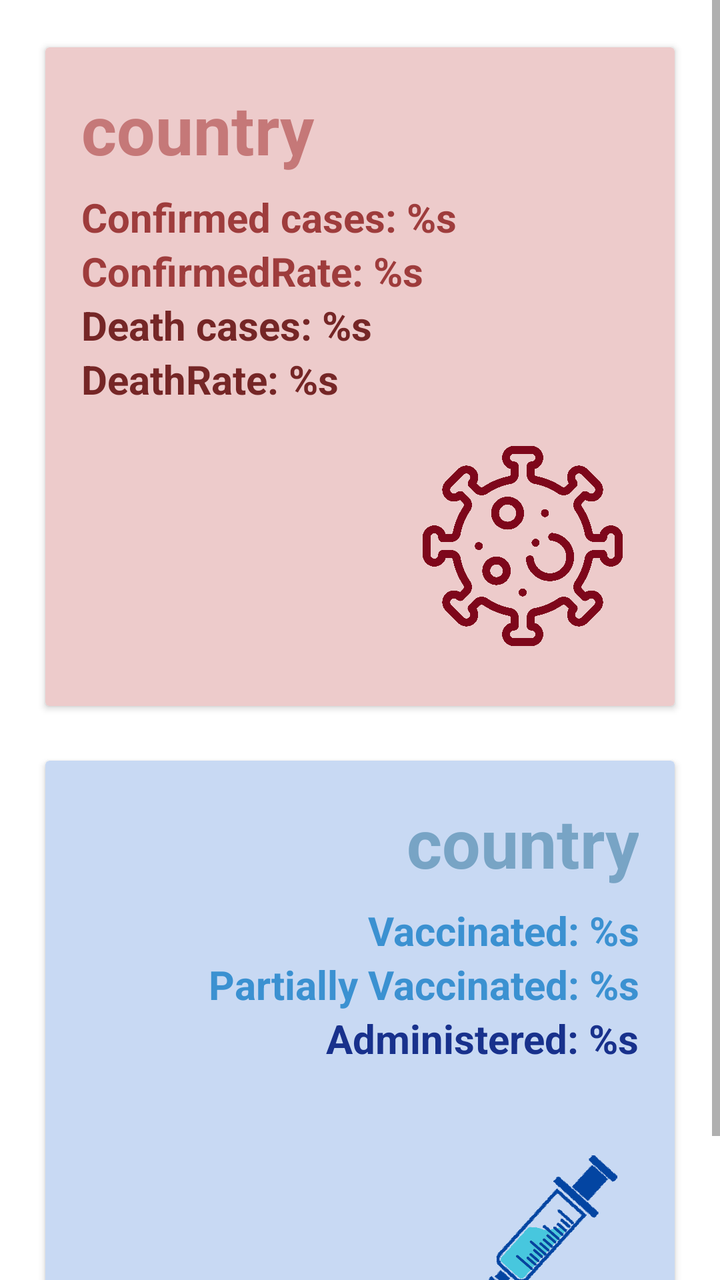
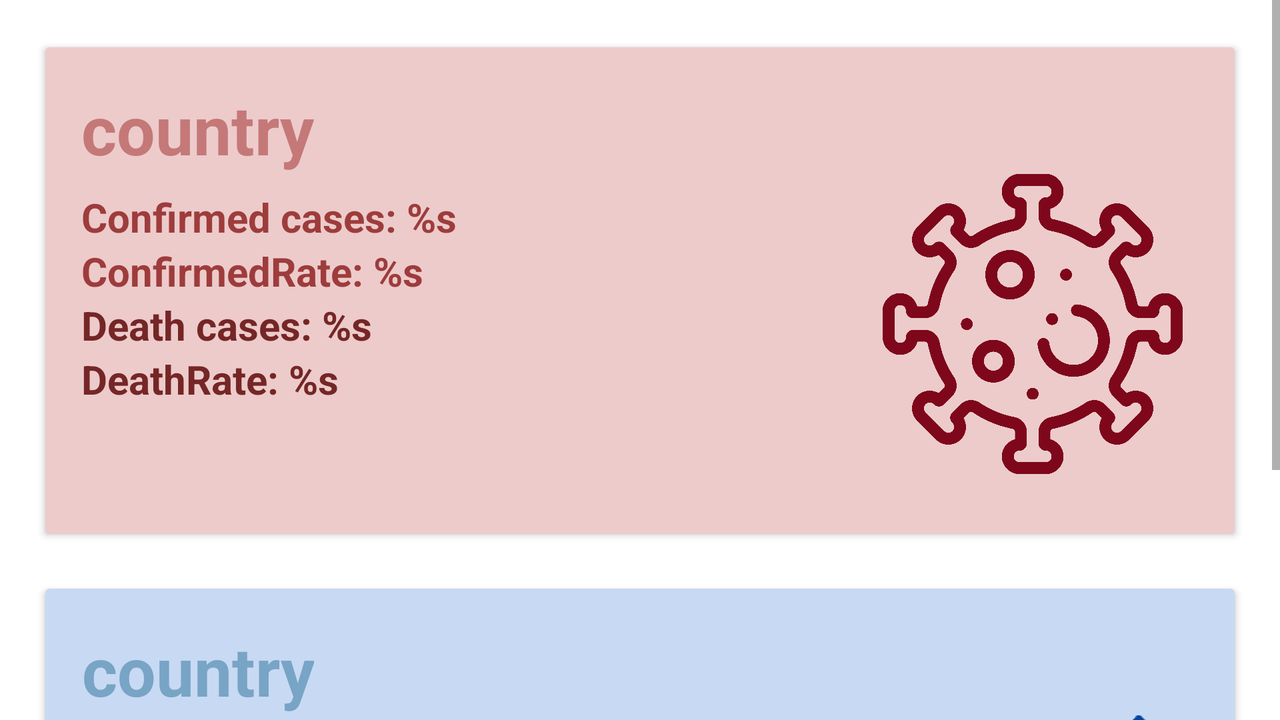

One screen, two layout resources from the same app: the default and the repository's alternative for another configuration. Each is rendered where Android would select it; the XML of both is given below.
<!-- AndroidManifest.xml: application theme Theme.COVID19 -->
<!-- res/layout/activity_info.xml -->
<?xml version="1.0" encoding="utf-8"?>
<androidx.constraintlayout.widget.ConstraintLayout xmlns:android="http://schemas.android.com/apk/res/android"
    xmlns:app="http://schemas.android.com/apk/res-auto"
    xmlns:tools="http://schemas.android.com/tools"
    android:layout_width="match_parent"
    android:layout_height="match_parent"
    tools:context=".InfoActivity">

    <ImageView
        android:id="@+id/imageViewLoading"
        android:layout_width="130dp"
        android:layout_height="116dp"
        android:contentDescription="@string/loading_picture"
        android:visibility="gone"
        app:layout_constraintBottom_toTopOf="@+id/guideline4"
        app:layout_constraintEnd_toEndOf="parent"
        app:layout_constraintStart_toStartOf="parent"
        app:layout_constraintTop_toTopOf="parent"
        app:srcCompat="@drawable/loading_covid" />

    <ProgressBar
        android:id="@+id/progressBarLoading"
        style="?android:attr/progressBarStyle"
        android:layout_width="41dp"
        android:layout_height="41dp"
        android:visibility="gone"
        app:layout_constraintEnd_toEndOf="parent"
        app:layout_constraintStart_toStartOf="parent"
        app:layout_constraintTop_toTopOf="@+id/guideline4" />

    <androidx.constraintlayout.widget.Guideline
        android:id="@+id/guideline4"
        android:layout_width="wrap_content"
        android:layout_height="wrap_content"
        android:orientation="horizontal"
        android:visibility="visible"
        app:layout_constraintGuide_percent="0.6" />

    <ScrollView
        android:id="@+id/scrollViewInfoActivity"
        android:layout_width="0dp"
        android:layout_height="0dp"
        app:layout_constraintBottom_toBottomOf="parent"
        app:layout_constraintEnd_toEndOf="parent"
        app:layout_constraintStart_toStartOf="parent"
        app:layout_constraintTop_toTopOf="parent">

        <LinearLayout
            android:layout_width="match_parent"
            android:layout_height="wrap_content"
            android:orientation="vertical">

            <androidx.cardview.widget.CardView
                android:id="@+id/cardViewCases"
                android:layout_width="match_parent"
                android:layout_height="wrap_content"
                android:layout_marginStart="20dp"
                android:layout_marginLeft="20dp"
                android:layout_marginTop="20dp"
                android:layout_marginEnd="20dp"
                android:layout_marginRight="20dp"
                android:layout_marginBottom="10dp"
                android:clipToPadding="false"
                app:cardBackgroundColor="@color/cases_card_BG"
                app:cardUseCompatPadding="true"
                app:contentPadding="10dp">

                <androidx.constraintlayout.widget.ConstraintLayout
                    android:id="@+id/clFirstCard"
                    android:layout_width="match_parent"
                    android:layout_height="wrap_content"
                    android:paddingBottom="20dp">

                    <TextView
                        android:id="@+id/tvCountryName"
                        android:layout_width="0dp"
                        android:layout_height="wrap_content"
                        android:layout_marginStart="8dp"
                        android:layout_marginTop="8dp"
                        android:text="@string/country_name"
                        android:textColor="@color/cases_card_1"
                        android:textSize="34sp"
                        android:textStyle="bold"
                        app:layout_constraintEnd_toEndOf="parent"
                        app:layout_constraintStart_toStartOf="parent"
                        app:layout_constraintTop_toTopOf="parent" />

                    <TextView
                        android:id="@+id/tvConfirmedCases"
                        android:layout_width="match_parent"
                        android:layout_height="wrap_content"
                        android:layout_marginStart="8dp"
                        android:layout_marginTop="8dp"
                        android:text="@string/confirmed_cases"
                        android:textColor="@color/cases_card_2"
                        android:textSize="20sp"
                        android:textStyle="bold"
                        app:layout_constraintStart_toStartOf="parent"
                        app:layout_constraintTop_toBottomOf="@+id/tvCountryName" />

                    <TextView
                        android:id="@+id/tvConfirmedRate"
                        android:layout_width="match_parent"
                        android:layout_height="wrap_content"
                        android:layout_marginStart="8dp"
                        android:text="@string/confirmed_rate"
                        android:textColor="@color/cases_card_2"
                        android:textSize="20sp"
                        android:textStyle="bold"
                        app:layout_constraintStart_toStartOf="parent"
                        app:layout_constraintTop_toBottomOf="@+id/tvConfirmedCases" />

                    <TextView

                        android:id="@+id/tvDeathCases"
                        android:layout_width="match_parent"
                        android:layout_height="wrap_content"
                        android:layout_marginStart="8dp"
                        android:text="@string/death_cases"
                        android:textColor="@color/cases_card_3"
                        android:textSize="20sp"
                        android:textStyle="bold"
                        app:layout_constraintStart_toStartOf="parent"
                        app:layout_constraintTop_toBottomOf="@+id/tvConfirmedRate" />

                    <TextView
                        android:id="@+id/tvDeathRate"
                        android:layout_width="match_parent"
                        android:layout_height="wrap_content"
                        android:layout_marginStart="8dp"
                        android:text="@string/death_rate"
                        android:textColor="@color/cases_card_3"
                        android:textSize="20sp"
                        android:textStyle="bold"
                        app:layout_constraintStart_toStartOf="parent"
                        app:layout_constraintTop_toBottomOf="@+id/tvDeathCases" />

                    <ImageView
                        android:id="@+id/imageView2"
                        android:layout_width="100dp"
                        android:layout_height="100dp"
                        android:layout_marginTop="20dp"
                        android:layout_marginEnd="16dp"
                        android:contentDescription="@string/image_cases"
                        app:layout_constraintEnd_toEndOf="parent"
                        app:layout_constraintTop_toBottomOf="@+id/tvDeathRate"
                        app:srcCompat="@drawable/header_covid_virus" />


                </androidx.constraintlayout.widget.ConstraintLayout>
            </androidx.cardview.widget.CardView>

            <androidx.cardview.widget.CardView
                android:id="@+id/cardViewVaccines"
                android:layout_width="match_parent"
                android:layout_height="wrap_content"
                android:layout_marginStart="20dp"
                android:layout_marginLeft="20dp"
                android:layout_marginTop="10dp"
                android:layout_marginEnd="20dp"
                android:layout_marginRight="20dp"
                android:layout_marginBottom="10dp"
                android:clipToPadding="false"
                app:cardBackgroundColor="@color/vac_card_BG"
                app:cardUseCompatPadding="true"
                app:contentPadding="10dp">

                <androidx.constraintlayout.widget.ConstraintLayout
                    android:id="@+id/clSecondCard"
                    android:layout_width="match_parent"
                    android:layout_height="wrap_content"
                    android:paddingBottom="20dp">

                    <ImageView
                        android:id="@+id/imageView3"
                        android:layout_width="100dp"
                        android:layout_height="100dp"
                        android:layout_marginTop="45dp"
                        android:layout_marginEnd="16dp"
                        android:contentDescription="@string/image_vaccinated"
                        app:layout_constraintBottom_toBottomOf="parent"
                        app:layout_constraintEnd_toEndOf="parent"
                        app:layout_constraintTop_toBottomOf="@+id/tvAdministered"
                        app:srcCompat="@drawable/vaccine" />

                    <TextView
                        android:id="@+id/tvCountryName2"
                        android:layout_width="0dp"
                        android:layout_height="wrap_content"
                        android:layout_marginTop="8dp"
                        android:layout_marginEnd="8dp"
                        android:gravity="end"
                        android:text="@string/country_name"
                        android:textColor="@color/vac_card_1"
                        android:textSize="34sp"
                        android:textStyle="bold"
                        app:layout_constraintEnd_toEndOf="parent"
                        app:layout_constraintStart_toStartOf="parent"
                        app:layout_constraintTop_toTopOf="parent" />

                    <TextView
                        android:id="@+id/tvVaccinated"
                        android:layout_width="match_parent"
                        android:layout_height="wrap_content"
                        android:layout_marginTop="8dp"
                        android:layout_marginEnd="8dp"
                        android:gravity="end"
                        android:text="@string/vaccinated"
                        android:textColor="@color/vac_card_2"
                        android:textSize="20sp"
                        android:textStyle="bold"
                        app:layout_constraintEnd_toEndOf="parent"
                        app:layout_constraintTop_toBottomOf="@+id/tvCountryName2" />

                    <TextView
                        android:id="@+id/tvPartiallyVaccinated"
                        android:layout_width="match_parent"
                        android:layout_height="wrap_content"
                        android:layout_marginEnd="8dp"
                        android:gravity="end"
                        android:text="@string/partially_vaccinated"
                        android:textColor="@color/vac_card_2"
                        android:textSize="20sp"
                        android:textStyle="bold"
                        app:layout_constraintEnd_toEndOf="parent"
                        app:layout_constraintTop_toBottomOf="@+id/tvVaccinated" />

                    <TextView

                        android:id="@+id/tvAdministered"
                        android:layout_width="match_parent"
                        android:layout_height="wrap_content"
                        android:layout_marginEnd="8dp"
                        android:gravity="end"
                        android:text="@string/administered"
                        android:textColor="@color/vac_card_3"
                        android:textSize="20sp"
                        android:textStyle="bold"
                        app:layout_constraintEnd_toEndOf="parent"
                        app:layout_constraintTop_toBottomOf="@+id/tvPartiallyVaccinated" />

                    <TextView
                        android:id="@+id/tvLiveExpectancy"
                        android:layout_width="wrap_content"
                        android:layout_height="wrap_content"
                        android:layout_marginStart="8dp"
                        android:layout_marginBottom="8dp"
                        android:text="@string/live_expectancy"
                        android:textColor="@color/vac_card_3"
                        android:textSize="16sp"
                        android:textStyle="bold"
                        app:layout_constraintBottom_toBottomOf="parent"
                        app:layout_constraintStart_toStartOf="parent" />


                </androidx.constraintlayout.widget.ConstraintLayout>

            </androidx.cardview.widget.CardView>

        </LinearLayout>
    </ScrollView>

</androidx.constraintlayout.widget.ConstraintLayout>
<!-- resources referenced by this layout -->
<resources>
  <color name="cases_card_1">#C57878</color>
  <color name="cases_card_2">#9E3C3C</color>
  <color name="cases_card_3">#752626</color>
  <color name="cases_card_BG">#EDCBCB</color>
  <color name="vac_card_1">#78A4C5</color>
  <color name="vac_card_2">#3B91D1</color>
  <color name="vac_card_3">#18318C</color>
  <color name="vac_card_BG">#C8D9F3</color>
  <!-- drawable header_covid_virus: png bitmap (drawable-v24, 57084 bytes) -->
  <!-- drawable vaccine: png bitmap (drawable-v24, 29934 bytes) -->
  <string name="administered">Administered: %s</string>
  <string name="confirmed_cases">Confirmed cases: %s</string>
  <string name="confirmed_rate">ConfirmedRate: %s </string>
  <string name="country_name">country</string>
  <string name="death_cases">Death cases: %s</string>
  <string name="death_rate">DeathRate: %s </string>
  <string name="image_cases">image cases</string>
  <string name="image_vaccinated">image vaccinated</string>
  <string name="live_expectancy">Live Expectancy: %s</string>
  <string name="loading_picture">loading picture</string>
  <string name="partially_vaccinated">Partially Vaccinated: %s</string>
  <string name="vaccinated">Vaccinated: %s</string>
  <style name="Theme.COVID19" parent="Theme.MaterialComponents.DayNight.NoActionBar">
          
          <item name="colorPrimary">@color/dark_theme_BG</item>
          <item name="colorPrimaryVariant">@color/dark_theme_BG</item>
          <item name="colorOnPrimary">@color/theme_1</item>
          
          <item name="colorSecondary">@color/theme_1</item>
          <item name="colorSecondaryVariant">@color/theme_1</item>
          <item name="colorOnSecondary">@color/dark_theme_BG</item>
          
          <item name="android:statusBarColor" tools:targetApi="l">@color/theme_1</item>
          
          <item name="android:editTextColor">@color/theme_1</item>
      </style>
  <color name="dark_theme_BG">#78A4C5</color>
  <color name="theme_1">#7e071b</color>
</resources>
<!-- res/layout-land/activity_info.xml (the repository's variant of the layout above) -->
<!-- drawn on the phone turned sideways -->
<?xml version="1.0" encoding="utf-8"?>
<androidx.constraintlayout.widget.ConstraintLayout xmlns:android="http://schemas.android.com/apk/res/android"
    xmlns:app="http://schemas.android.com/apk/res-auto"
    xmlns:tools="http://schemas.android.com/tools"
    android:layout_width="match_parent"
    android:layout_height="match_parent"
    tools:context=".InfoActivity">

    <ImageView
        android:id="@+id/imageViewLoading"
        android:layout_width="97dp"
        android:layout_height="109dp"
        android:contentDescription="@string/loading_picture"
        android:visibility="gone"
        app:layout_constraintBottom_toTopOf="@+id/guideline3"
        app:layout_constraintEnd_toEndOf="parent"
        app:layout_constraintStart_toStartOf="parent"
        app:layout_constraintTop_toTopOf="parent"
        app:srcCompat="@drawable/loading_covid" />

    <ProgressBar
        android:id="@+id/progressBarLoading"
        style="?android:attr/progressBarStyle"
        android:layout_width="57dp"
        android:layout_height="50dp"
        android:visibility="gone"
        app:layout_constraintEnd_toEndOf="parent"
        app:layout_constraintStart_toStartOf="parent"
        app:layout_constraintTop_toTopOf="@+id/guideline3" />

    <androidx.constraintlayout.widget.Guideline
        android:id="@+id/guideline3"
        android:layout_width="wrap_content"
        android:layout_height="wrap_content"
        android:orientation="horizontal"
        app:layout_constraintGuide_percent="0.6" />

    <ScrollView
        android:id="@+id/scrollViewInfoActivity"
        android:layout_width="0dp"
        android:layout_height="0dp"
        app:layout_constraintBottom_toBottomOf="parent"
        app:layout_constraintEnd_toEndOf="parent"
        app:layout_constraintStart_toStartOf="parent"
        app:layout_constraintTop_toTopOf="parent">

        <LinearLayout
            android:layout_width="match_parent"
            android:layout_height="wrap_content"
            android:orientation="vertical">

            <androidx.cardview.widget.CardView
                android:id="@+id/cardViewCases"
                android:layout_width="match_parent"
                android:layout_height="wrap_content"
                android:layout_marginStart="20dp"
                android:layout_marginLeft="20dp"
                android:layout_marginTop="20dp"
                android:layout_marginEnd="20dp"
                android:layout_marginRight="20dp"
                android:layout_marginBottom="10dp"
                android:clipToPadding="false"
                app:cardBackgroundColor="@color/cases_card_BG"
                app:cardUseCompatPadding="true"
                app:contentPadding="10dp">

                <androidx.constraintlayout.widget.ConstraintLayout
                    android:id="@+id/clFirstCard"
                    android:layout_width="match_parent"
                    android:layout_height="wrap_content"
                    android:paddingBottom="20dp">

                    <TextView
                        android:id="@+id/tvCountryName"
                        android:layout_width="0dp"
                        android:layout_height="wrap_content"
                        android:layout_marginStart="8dp"
                        android:layout_marginTop="8dp"
                        android:text="@string/country_name"
                        android:textColor="@color/cases_card_1"
                        android:textSize="34sp"
                        android:textStyle="bold"
                        app:layout_constraintEnd_toEndOf="parent"
                        app:layout_constraintStart_toStartOf="parent"
                        app:layout_constraintTop_toTopOf="parent" />

                    <TextView
                        android:id="@+id/tvConfirmedCases"
                        android:layout_width="wrap_content"
                        android:layout_height="wrap_content"
                        android:layout_marginStart="8dp"
                        android:layout_marginTop="8dp"
                        android:text="@string/confirmed_cases"
                        android:textColor="@color/cases_card_2"
                        android:textSize="20sp"
                        android:textStyle="bold"
                        app:layout_constraintStart_toStartOf="parent"
                        app:layout_constraintTop_toBottomOf="@+id/tvCountryName" />

                    <TextView
                        android:id="@+id/tvConfirmedRate"
                        android:layout_width="wrap_content"
                        android:layout_height="wrap_content"
                        android:layout_marginStart="8dp"
                        android:text="@string/confirmed_rate"
                        android:textColor="@color/cases_card_2"
                        android:textSize="20sp"
                        android:textStyle="bold"
                        app:layout_constraintStart_toStartOf="parent"
                        app:layout_constraintTop_toBottomOf="@+id/tvConfirmedCases" />

                    <TextView

                        android:id="@+id/tvDeathCases"
                        android:layout_width="wrap_content"
                        android:layout_height="wrap_content"
                        android:layout_marginStart="8dp"
                        android:text="@string/death_cases"
                        android:textColor="@color/cases_card_3"
                        android:textSize="20sp"
                        android:textStyle="bold"
                        app:layout_constraintStart_toStartOf="parent"
                        app:layout_constraintTop_toBottomOf="@+id/tvConfirmedRate" />

                    <TextView
                        android:id="@+id/tvDeathRate"
                        android:layout_width="wrap_content"
                        android:layout_height="wrap_content"
                        android:layout_marginStart="8dp"
                        android:text="@string/death_rate"
                        android:textColor="@color/cases_card_3"
                        android:textSize="20sp"
                        android:textStyle="bold"
                        app:layout_constraintStart_toStartOf="parent"
                        app:layout_constraintTop_toBottomOf="@+id/tvDeathCases" />

                    <ImageView
                        android:id="@+id/imageView2"
                        android:layout_width="150dp"
                        android:layout_height="150dp"
                        android:layout_marginEnd="16dp"
                        android:contentDescription="@string/image_cases"
                        app:layout_constraintBottom_toBottomOf="parent"
                        app:layout_constraintEnd_toEndOf="parent"
                        app:layout_constraintTop_toBottomOf="@+id/tvCountryName"
                        app:srcCompat="@drawable/header_covid_virus" />


                </androidx.constraintlayout.widget.ConstraintLayout>
            </androidx.cardview.widget.CardView>

            <androidx.cardview.widget.CardView
                android:id="@+id/cardViewVaccines"
                android:layout_width="match_parent"
                android:layout_height="wrap_content"
                android:layout_marginStart="20dp"
                android:layout_marginLeft="20dp"
                android:layout_marginTop="10dp"
                android:layout_marginEnd="20dp"
                android:layout_marginRight="20dp"
                android:layout_marginBottom="10dp"
                android:clipToPadding="false"
                app:cardBackgroundColor="@color/vac_card_BG"
                app:cardUseCompatPadding="true"
                app:contentPadding="10dp">

                <androidx.constraintlayout.widget.ConstraintLayout
                    android:id="@+id/clSecondCard"
                    android:layout_width="match_parent"
                    android:layout_height="wrap_content"
                    android:paddingBottom="20dp">

                    <ImageView
                        android:id="@+id/imageView3"
                        android:layout_width="150dp"
                        android:layout_height="150dp"
                        android:layout_marginEnd="16dp"
                        android:contentDescription="@string/image_vaccinated"
                        app:layout_constraintBottom_toBottomOf="parent"
                        app:layout_constraintEnd_toEndOf="parent"
                        app:layout_constraintTop_toBottomOf="@+id/tvCountryName2"
                        app:srcCompat="@drawable/vaccine" />

                    <TextView
                        android:id="@+id/tvCountryName2"
                        android:layout_width="0dp"
                        android:layout_height="wrap_content"
                        android:layout_marginStart="8dp"
                        android:layout_marginTop="8dp"
                        android:gravity="end"
                        android:text="@string/country_name"
                        android:textColor="@color/vac_card_1"
                        android:textSize="34sp"
                        android:textStyle="bold"
                        app:layout_constraintStart_toStartOf="parent"
                        app:layout_constraintTop_toTopOf="parent" />

                    <TextView
                        android:id="@+id/tvVaccinated"
                        android:layout_width="wrap_content"
                        android:layout_height="wrap_content"
                        android:layout_marginStart="8dp"
                        android:layout_marginTop="8dp"
                        android:gravity="end"
                        android:text="@string/vaccinated"
                        android:textColor="@color/vac_card_2"
                        android:textSize="20sp"
                        android:textStyle="bold"
                        app:layout_constraintStart_toStartOf="parent"
                        app:layout_constraintTop_toBottomOf="@+id/tvCountryName2" />

                    <TextView
                        android:id="@+id/tvPartiallyVaccinated"
                        android:layout_width="wrap_content"
                        android:layout_height="wrap_content"
                        android:layout_marginStart="8dp"
                        android:gravity="end"
                        android:text="@string/partially_vaccinated"
                        android:textColor="@color/vac_card_2"
                        android:textSize="20sp"
                        android:textStyle="bold"
                        app:layout_constraintStart_toStartOf="parent"
                        app:layout_constraintTop_toBottomOf="@+id/tvVaccinated" />

                    <TextView

                        android:id="@+id/tvAdministered"
                        android:layout_width="wrap_content"
                        android:layout_height="34dp"
                        android:layout_marginStart="8dp"
                        android:gravity="end"
                        android:text="@string/administered"
                        android:textColor="@color/vac_card_3"
                        android:textSize="20sp"
                        android:textStyle="bold"
                        app:layout_constraintStart_toStartOf="parent"
                        app:layout_constraintTop_toBottomOf="@+id/tvPartiallyVaccinated" />

                    <TextView
                        android:id="@+id/tvLiveExpectancy"
                        android:layout_width="wrap_content"
                        android:layout_height="wrap_content"
                        android:layout_marginStart="8dp"
                        android:text="@string/live_expectancy"
                        android:textColor="@color/vac_card_3"
                        android:textSize="16sp"
                        android:textStyle="bold"
                        app:layout_constraintStart_toStartOf="parent"
                        app:layout_constraintTop_toBottomOf="@+id/tvAdministered" />


                </androidx.constraintlayout.widget.ConstraintLayout>

            </androidx.cardview.widget.CardView>

        </LinearLayout>
    </ScrollView>
</androidx.constraintlayout.widget.ConstraintLayout>
